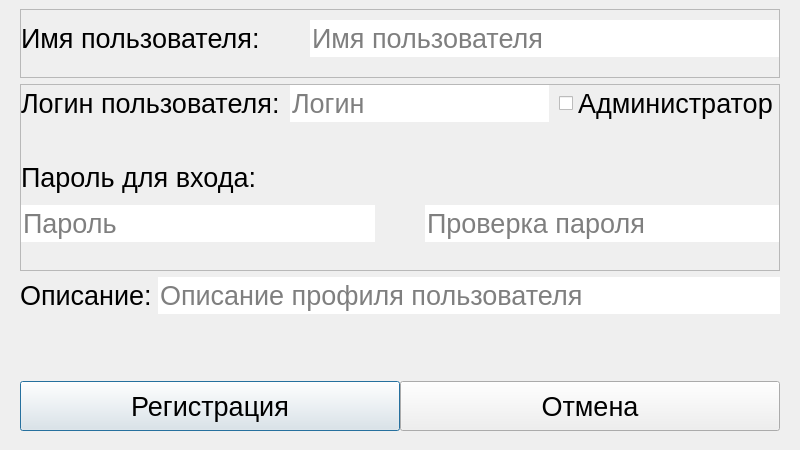
<?xml version="1.0" encoding="UTF-8"?>
<ui version="4.0">
 <class>CreateUserWindow</class>
 <widget class="QMainWindow" name="CreateUserWindow">
  <property name="windowModality">
   <enum>Qt::ApplicationModal</enum>
  </property>
  <property name="geometry">
   <rect>
    <x>0</x>
    <y>0</y>
    <width>800</width>
    <height>450</height>
   </rect>
  </property>
  <property name="font">
   <font>
    <family>Tahoma</family>
    <pointsize>16</pointsize>
   </font>
  </property>
  <property name="windowTitle">
   <string>Регистрация нового пользователя</string>
  </property>
  <property name="windowIcon">
   <iconset>
    <normaloff>sources/img/zebra.png</normaloff>sources/img/zebra.png</iconset>
  </property>
  <widget class="QWidget" name="centralwidget">
   <layout class="QVBoxLayout" name="verticalLayout_2" stretch="0,0,0,0,0">
    <property name="leftMargin">
     <number>20</number>
    </property>
    <property name="rightMargin">
     <number>20</number>
    </property>
    <item>
     <widget class="QFrame" name="frame">
      <property name="frameShape">
       <enum>QFrame::StyledPanel</enum>
      </property>
      <property name="frameShadow">
       <enum>QFrame::Raised</enum>
      </property>
      <layout class="QHBoxLayout" name="horizontalLayout_4" stretch="1,2">
       <property name="spacing">
        <number>50</number>
       </property>
       <property name="leftMargin">
        <number>0</number>
       </property>
       <property name="topMargin">
        <number>10</number>
       </property>
       <property name="rightMargin">
        <number>0</number>
       </property>
       <property name="bottomMargin">
        <number>20</number>
       </property>
       <item>
        <widget class="QLabel" name="label">
         <property name="font">
          <font>
           <pointsize>20</pointsize>
          </font>
         </property>
         <property name="text">
          <string>Имя пользователя:</string>
         </property>
        </widget>
       </item>
       <item>
        <widget class="QLineEdit" name="leName">
         <property name="font">
          <font>
           <pointsize>20</pointsize>
          </font>
         </property>
         <property name="acceptDrops">
          <bool>false</bool>
         </property>
         <property name="autoFillBackground">
          <bool>true</bool>
         </property>
         <property name="maxLength">
          <number>45</number>
         </property>
         <property name="frame">
          <bool>false</bool>
         </property>
         <property name="placeholderText">
          <string>Имя пользователя</string>
         </property>
         <property name="clearButtonEnabled">
          <bool>true</bool>
         </property>
        </widget>
       </item>
      </layout>
     </widget>
    </item>
    <item>
     <widget class="QFrame" name="frame_2">
      <property name="frameShape">
       <enum>QFrame::StyledPanel</enum>
      </property>
      <property name="frameShadow">
       <enum>QFrame::Raised</enum>
      </property>
      <layout class="QVBoxLayout" name="verticalLayout" stretch="2,1,2,2,1">
       <property name="spacing">
        <number>0</number>
       </property>
       <property name="leftMargin">
        <number>0</number>
       </property>
       <property name="topMargin">
        <number>0</number>
       </property>
       <property name="rightMargin">
        <number>0</number>
       </property>
       <property name="bottomMargin">
        <number>0</number>
       </property>
       <item>
        <layout class="QHBoxLayout" name="horizontalLayout_5" stretch="1,2,1">
         <property name="spacing">
          <number>10</number>
         </property>
         <item>
          <widget class="QLabel" name="label_4">
           <property name="font">
            <font>
             <pointsize>20</pointsize>
            </font>
           </property>
           <property name="text">
            <string>Логин пользователя:</string>
           </property>
          </widget>
         </item>
         <item>
          <widget class="QLineEdit" name="leLogin">
           <property name="font">
            <font>
             <pointsize>20</pointsize>
            </font>
           </property>
           <property name="acceptDrops">
            <bool>false</bool>
           </property>
           <property name="autoFillBackground">
            <bool>true</bool>
           </property>
           <property name="maxLength">
            <number>15</number>
           </property>
           <property name="frame">
            <bool>false</bool>
           </property>
           <property name="placeholderText">
            <string>Логин</string>
           </property>
           <property name="clearButtonEnabled">
            <bool>true</bool>
           </property>
          </widget>
         </item>
         <item>
          <widget class="QCheckBox" name="cbAdmin">
           <property name="font">
            <font>
             <pointsize>20</pointsize>
            </font>
           </property>
           <property name="text">
            <string>Администратор</string>
           </property>
           <property name="tristate">
            <bool>false</bool>
           </property>
          </widget>
         </item>
        </layout>
       </item>
       <item>
        <spacer name="verticalSpacer_2">
         <property name="orientation">
          <enum>Qt::Vertical</enum>
         </property>
         <property name="sizeHint" stdset="0">
          <size>
           <width>20</width>
           <height>40</height>
          </size>
         </property>
        </spacer>
       </item>
       <item>
        <layout class="QHBoxLayout" name="horizontalLayout_2" stretch="1">
         <property name="spacing">
          <number>50</number>
         </property>
         <item>
          <widget class="QLabel" name="label_2">
           <property name="font">
            <font>
             <pointsize>20</pointsize>
            </font>
           </property>
           <property name="text">
            <string>Пароль для входа:</string>
           </property>
          </widget>
         </item>
        </layout>
       </item>
       <item>
        <layout class="QHBoxLayout" name="horizontalLayout_3" stretch="1,1">
         <property name="spacing">
          <number>50</number>
         </property>
         <item>
          <widget class="QLineEdit" name="lePassword">
           <property name="font">
            <font>
             <pointsize>20</pointsize>
            </font>
           </property>
           <property name="acceptDrops">
            <bool>false</bool>
           </property>
           <property name="autoFillBackground">
            <bool>true</bool>
           </property>
           <property name="maxLength">
            <number>15</number>
           </property>
           <property name="frame">
            <bool>false</bool>
           </property>
           <property name="placeholderText">
            <string>Пароль</string>
           </property>
          </widget>
         </item>
         <item>
          <widget class="QLineEdit" name="leConfirmPassword">
           <property name="font">
            <font>
             <pointsize>20</pointsize>
            </font>
           </property>
           <property name="acceptDrops">
            <bool>false</bool>
           </property>
           <property name="autoFillBackground">
            <bool>true</bool>
           </property>
           <property name="maxLength">
            <number>15</number>
           </property>
           <property name="frame">
            <bool>false</bool>
           </property>
           <property name="placeholderText">
            <string>Проверка пароля</string>
           </property>
          </widget>
         </item>
        </layout>
       </item>
       <item>
        <spacer name="verticalSpacer_3">
         <property name="orientation">
          <enum>Qt::Vertical</enum>
         </property>
         <property name="sizeHint" stdset="0">
          <size>
           <width>20</width>
           <height>40</height>
          </size>
         </property>
        </spacer>
       </item>
      </layout>
     </widget>
    </item>
    <item>
     <layout class="QHBoxLayout" name="horizontalLayout_6" stretch="1,10">
      <item>
       <widget class="QLabel" name="label_5">
        <property name="font">
         <font>
          <pointsize>20</pointsize>
         </font>
        </property>
        <property name="text">
         <string>Описание:</string>
        </property>
       </widget>
      </item>
      <item>
       <widget class="QLineEdit" name="leProfile">
        <property name="font">
         <font>
          <pointsize>20</pointsize>
         </font>
        </property>
        <property name="acceptDrops">
         <bool>false</bool>
        </property>
        <property name="autoFillBackground">
         <bool>true</bool>
        </property>
        <property name="maxLength">
         <number>45</number>
        </property>
        <property name="frame">
         <bool>false</bool>
        </property>
        <property name="placeholderText">
         <string>Описание профиля пользователя</string>
        </property>
        <property name="clearButtonEnabled">
         <bool>true</bool>
        </property>
       </widget>
      </item>
     </layout>
    </item>
    <item>
     <spacer name="verticalSpacer">
      <property name="orientation">
       <enum>Qt::Vertical</enum>
      </property>
      <property name="sizeHint" stdset="0">
       <size>
        <width>20</width>
        <height>40</height>
       </size>
      </property>
     </spacer>
    </item>
    <item>
     <layout class="QHBoxLayout" name="horizontalLayout" stretch="1,1">
      <property name="spacing">
       <number>0</number>
      </property>
      <property name="bottomMargin">
       <number>10</number>
      </property>
      <item>
       <widget class="QPushButton" name="btnSign">
        <property name="sizePolicy">
         <sizepolicy hsizetype="Preferred" vsizetype="Expanding">
          <horstretch>0</horstretch>
          <verstretch>0</verstretch>
         </sizepolicy>
        </property>
        <property name="minimumSize">
         <size>
          <width>0</width>
          <height>45</height>
         </size>
        </property>
        <property name="font">
         <font>
          <pointsize>20</pointsize>
         </font>
        </property>
        <property name="text">
         <string>Регистрация</string>
        </property>
        <property name="default">
         <bool>true</bool>
        </property>
        <property name="flat">
         <bool>false</bool>
        </property>
       </widget>
      </item>
      <item>
       <widget class="QPushButton" name="btnCancel">
        <property name="sizePolicy">
         <sizepolicy hsizetype="Preferred" vsizetype="Expanding">
          <horstretch>0</horstretch>
          <verstretch>0</verstretch>
         </sizepolicy>
        </property>
        <property name="minimumSize">
         <size>
          <width>0</width>
          <height>45</height>
         </size>
        </property>
        <property name="font">
         <font>
          <pointsize>20</pointsize>
         </font>
        </property>
        <property name="text">
         <string>Отмена</string>
        </property>
        <property name="flat">
         <bool>false</bool>
        </property>
       </widget>
      </item>
     </layout>
    </item>
   </layout>
  </widget>
 </widget>
 <resources/>
 <connections/>
</ui>
